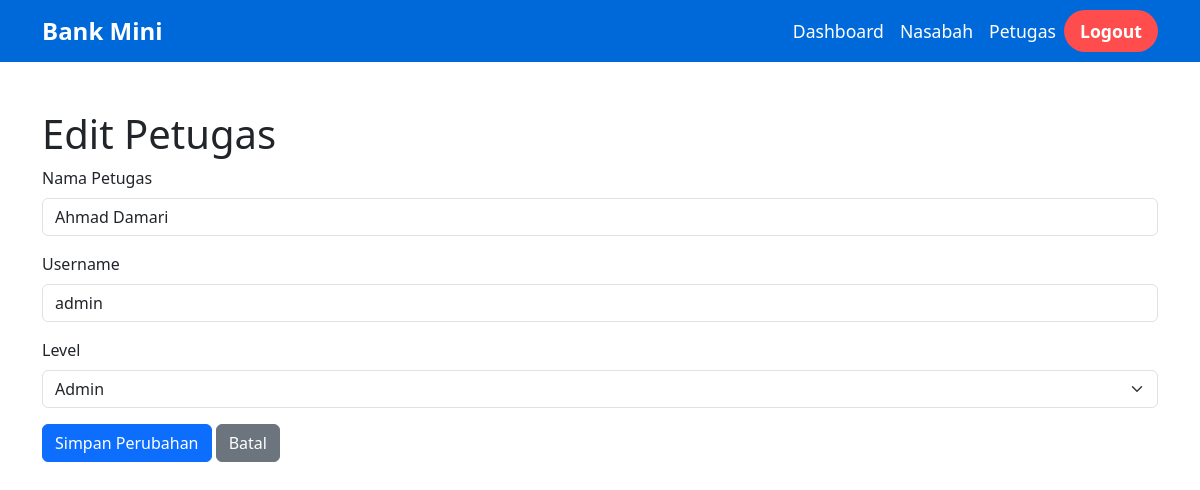
The app's page /admin/edit_petugas.php?id=4 (signed in) with its own data.
### tables this page shows
CREATE TABLE `petugas` (
  `id_petugas` int(11) NOT NULL,
  `nama` char(100) NOT NULL,
  `username` varchar(50) NOT NULL,
  `password` varchar(255) NOT NULL,
  `id_level` int(11) NOT NULL
);

### admin/edit_petugas.php (the view, shortened to what this page needs)
<?php
require '../db.php';
$petugas_id = $_GET['id'];
$result = $conn->query("SELECT * FROM petugas WHERE id_petugas = $petugas_id");
$petugas = $result->fetch_assoc();
?>
<!DOCTYPE html>
<html lang="id">
<head>
    <link rel="stylesheet" href="../assets/css/bootstrap.min.css">
</head>
<body>
    <nav class="navbar navbar-expand-lg navbar-dark bg-primary">
        <div class="container">
            <a class="navbar-brand" href="#">Bank Mini</a>
            <div class="collapse navbar-collapse" id="navbarNav">
                <ul class="navbar-nav ms-auto">
                    <li class="nav-item">
                        <a class="nav-link" href="dashboard.php">Dashboard</a>
                    </li>
                    <li class="nav-item">
                        <a class="nav-link" href="data_nasabah.php">Nasabah</a>
                    </li>
                    <li class="nav-item">
                        <a class="nav-link active" href="data_petugas.php">Petugas</a>
                    </li>
                    <li class="nav-item">
                        <a class="nav-link text-danger" href="../logout.php">Logout</a>
                    </li>
                </ul>
            </div>
        </div>
    </nav>
    <div class="container mt-5">
        <h1>Edit Petugas</h1>
        <form method="POST">
            <div class="mb-3">
                <label for="nama_petugas" class="form-label">Nama Petugas</label>
                <input type="text" class="form-control" id="nama_petugas" name="nama_petugas" value="<?= $petugas['nama'] ?>" required>
            </div>
            <div class="mb-3">
                <label for="username" class="form-label">Username</label>
                <input type="text" class="form-control" id="username" name="username" value="<?= $petugas['username'] ?>" required>
            </div>
            <div class="mb-3">
                <label for="id_level" class="form-label">Level</label>
                <select class="form-select" id="id_level" name="id_level" required>
                    <option value="1" <?= $petugas['id_level'] == '1' ? 'selected' : '' ?>>Admin</option>
                </select>
            </div>
            <button type="submit" class="btn btn-primary">Simpan Perubahan</button>
            <a href="data_petugas.php" class="btn btn-secondary">Batal</a>
        </form>
    </div>
</body>
</html>

### admin/edit_petugas.php (style rules this page uses)
.navbar { background-color: #0069d9 !important; }
.navbar-brand { font-weight: bold; font-size: 1.5rem; }
.navbar-nav .nav-link { color: white !important; font-size: 1.1rem; padding: 0.5rem 1rem; transition: color 0.3s ease-in-out; }
.navbar-nav .nav-item .nav-link.text-danger { font-size: 1.1rem; font-weight: bold; background-color: #ff4d4d; border-radius: 25px; padding: 8px 16px; transition: background-color 0.3s, transform 0.3s; }

### records on screen
petugas: nama_petugas "Ahmad Damari", username "admin", id_level "Admin"
